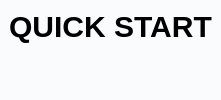
      <widget class="QWidget" name="page_QuickStart_2">
       <property name="styleSheet">
        <string notr="true">QWidget{
	background-color:#fafbfd;
    border:0px;
}</string>
       </property>
       <layout class="QVBoxLayout" name="verticalLayout_34">
        <property name="spacing">
         <number>0</number>
        </property>
        <property name="leftMargin">
         <number>0</number>
        </property>
        <property name="topMargin">
         <number>0</number>
        </property>
        <property name="rightMargin">
         <number>0</number>
        </property>
        <property name="bottomMargin">
         <number>0</number>
        </property>
        <item>
         <widget class="QFrame" name="frame_CentralControl_8">
          <property name="styleSheet">
           <string notr="true">QFrame{

	background-color:#fafbfd;
   border:0px;
}</string>
          </property>
          <property name="frameShape">
           <enum>QFrame::StyledPanel</enum>
          </property>
          <property name="frameShadow">
           <enum>QFrame::Raised</enum>
          </property>
          <layout class="QVBoxLayout" name="verticalLayout_35">
           <property name="spacing">
            <number>0</number>
           </property>
           <property name="leftMargin">
            <number>0</number>
           </property>
           <property name="topMargin">
            <number>0</number>
           </property>
           <property name="rightMargin">
            <number>0</number>
           </property>
           <property name="bottomMargin">
            <number>0</number>
           </property>
           <item>
            <widget class="QFrame" name="frame_16">
             <property name="frameShape">
              <enum>QFrame::StyledPanel</enum>
             </property>
             <property name="frameShadow">
              <enum>QFrame::Raised</enum>
             </property>
             <layout class="QHBoxLayout" name="horizontalLayout_28">
              <item>
               <widget class="QLabel" name="label_8">
                <property name="styleSheet">
                 <string notr="true">QLabel{

		font-size:30px;
	    border:0px;
	font-weight: bold;


}</string>
                </property>
                <property name="text">
                 <string>QUICK START</string>
                </property>
                <property name="alignment">
                 <set>Qt::AlignCenter</set>
                </property>
               </widget>
              </item>
             </layout>
            </widget>
           </item>
           <item>
            <widget class="QFrame" name="frame_CentralBottom_8">
             <property name="frameShape">
              <enum>QFrame::StyledPanel</enum>
             </property>
             <property name="frameShadow">
              <enum>QFrame::Raised</enum>
             </property>
             <layout class="QHBoxLayout" name="horizontalLayout_29"/>
            </widget>
           </item>
          </layout>
         </widget>
        </item>
       </layout>
      </widget>
